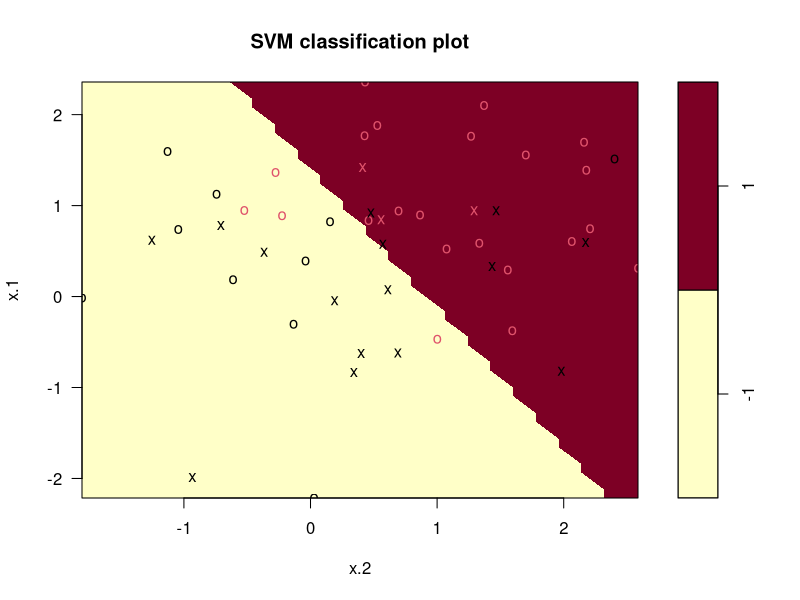
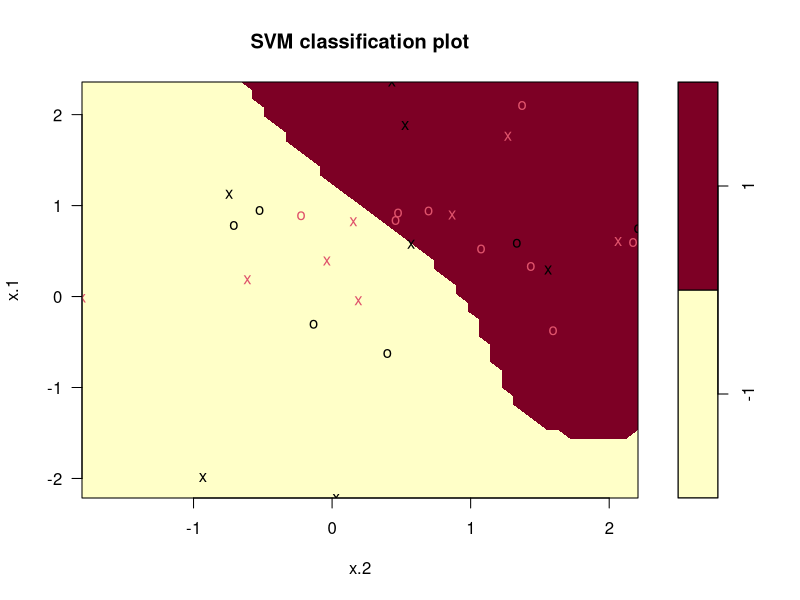

The R source for these figures, in order:
## ---- chunk 1
knitr::opts_chunk$set(echo = TRUE)
## ---- chunk 2
set.seed(1)
x=matrix(rnorm(50*2), ncol=2)
y=c(rep(-1,25), rep(1,25))
x[y==1,]=x[y==1,] + 1

## ---- chunk 3
library(e1071)
# df = data.frame(x, y)
dat = data.frame(x=x, y=as.factor(y))
train=sample(100, 50)
## ---- chunk 4
svmfit.linear=svm(y~., data=dat[train,], kernel="linear", cost=1, scale = FALSE)
plot(svmfit.linear, dat)

## ---- chunk 5
summary(svmfit.linear)
## ---- chunk 6
svmfit.radial=svm(y~., data=dat[train,], kernel="radial", gamma=1,
           cost=1)
plot(svmfit.radial, dat[train,])

## ---- chunk 7
summary(svmfit.radial)
